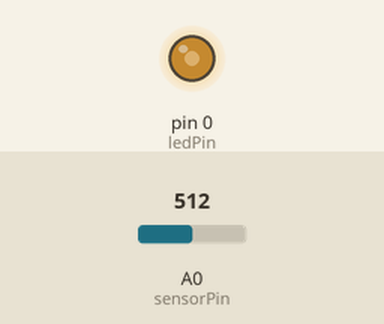
A sketch run on a simulated Arduino Uno, built with avr-gcc and run on an emulated ATmega328P. On the bench: output pins drawn as LEDs (lit = HIGH). The inputs (shaded band) are chosen by the test bench; at power-on: A0 (sensorPin) = 512.

Above: at 1.2 s.
1.3 s: A0 (sensorPin) set to 489
2.8 s: A0 (sensorPin) set to 510
5.8 s: A0 (sensorPin) set to 986
8.8 s: A0 (sensorPin) set to 1016
10.3 s: A0 (sensorPin) set to 490
At 11.5 s:
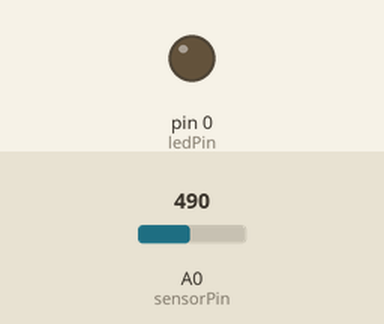
11.8 s: A0 (sensorPin) set to 511
Timing chart, 0 to 15.8 s (numbered marks = the images above; inputs shaded):
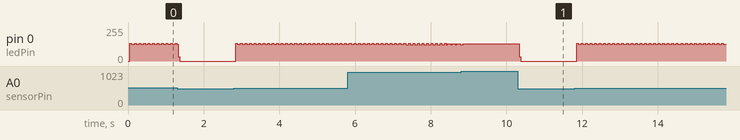

The sketch:

Sound_Sensor_Test.ino
```cpp
// Constants for pin setup
const int sensorPin = A0;
const int ledPin = 0;

// Variables for changing
int threshold = 500;
int ledState = LOW;

void soundSensor()
{
  int sensorValue = analogRead(sensorPin);
  Serial.println(sensorValue);    // print out the value you read
  delay(1);   // delay in between reads for stability
}

int getSound()
{
  int sensorValue = analogRead(sensorPin);
  delay(1);
  return sensorValue;
}

void ledToggle()
{
  if (ledState == LOW) ledState = HIGH;
  else ledState = LOW;
}

void setup()
{
  // Initialize serial communication at 9600 bits per second:
  //Serial.begin(9600);

  // Set the digital pin as output
  pinMode(ledPin, OUTPUT);
}

void loop()
{
  digitalWrite(ledPin, ledState);
  soundSensor();

  if (getSound() > threshold) ledToggle();
}
```

Measured:
- after the input at 10.3 s, pin 0 (ledPin): 130/255 → 0/255 at once
